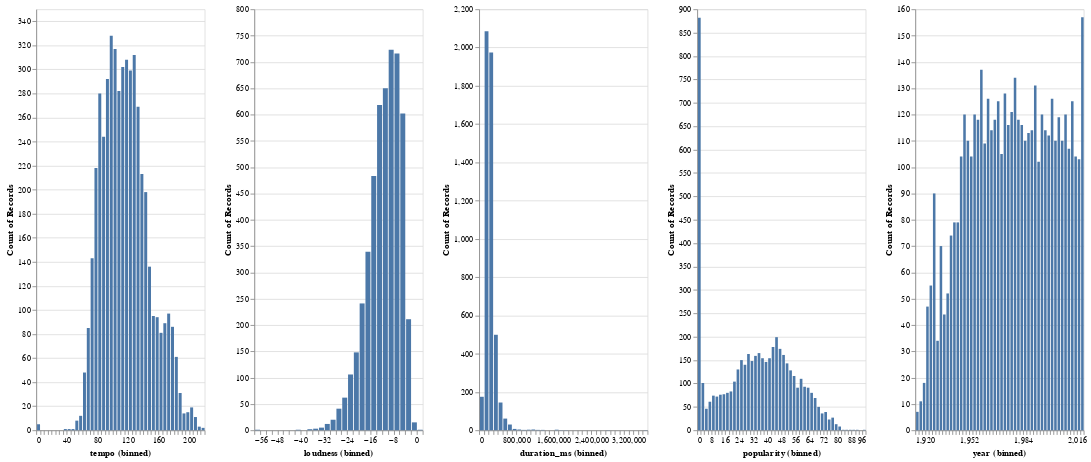

Here is the notebook cell this chart was saved with:
### Code cell
sample_size = 5000
idx = sample_without_replacement(df.shape[0], sample_size)

base = alt.Chart(df.iloc[idx]).mark_bar()
row = alt.hconcat()    
for c in ('tempo', 'loudness', 'duration_ms', 'popularity', 'year'):    
    row |= base.encode(
            alt.X(c, bin=alt.Bin(maxbins=50)),
            alt.Y('count():Q'),
            tooltip=['count():Q'],
        ).properties(width=200, height=500)
row

### Figure 1 — Vega-Lite specification as saved in the notebook (floating-point values rounded to 4 significant figures; data arrays with more than 128 entries replaced by an {"elided": "..."} marker saying what was removed)
{"config": {"view": {"continuousWidth": 400, "continuousHeight": 300}}, "hconcat": [{"mark": "bar", "encoding": {"tooltip": [{"type": "quantitative", "aggregate": "count"}], "x": {"type": "quantitative", "bin": {"maxbins": 50}, "field": "tempo"}, "y": {"type": "quantitative", "aggregate": "count"}}, "height": 500, "width": 200}, {"mark": "bar", "encoding": {"tooltip": [{"type": "quantitative", "aggregate": "count"}], "x": {"type": "quantitative", "bin": {"maxbins": 50}, "field": "loudness"}, "y": {"type": "quantitative", "aggregate": "count"}}, "height": 500, "width": 200}, {"mark": "bar", "encoding": {"tooltip": [{"type": "quantitative", "aggregate": "count"}], "x": {"type": "quantitative", "bin": {"maxbins": 50}, "field": "duration_ms"}, "y": {"type": "quantitative", "aggregate": "count"}}, "height": 500, "width": 200}, {"mark": "bar", "encoding": {"tooltip": [{"type": "quantitative", "aggregate": "count"}], "x": {"type": "quantitative", "bin": {"maxbins": 50}, "field": "popularity"}, "y": {"type": "quantitative", "aggregate": "count"}}, "height": 500, "width": 200}, {"mark": "bar", "encoding": {"tooltip": [{"type": "quantitative", "aggregate": "count"}], "x": {"type": "quantitative", "bin": {"maxbins": 50}, "field": "year"}, "y": {"type": "quantitative", "aggregate": "count"}}, "height": 500, "width": 200}], "data": {"name": "data-8749464e7f8f8635fa1f9959bd4944fe"}, "$schema": "https://vega.github.io/schema/vega-lite/v4.8.1.json", "datasets": {"data-8749464e7f8f8635fa1f9959bd4944fe": {"elided": "5000 records"}}}
